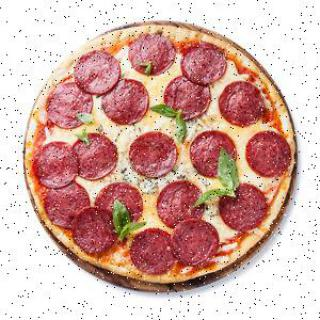
#> input picture dpu-compile/Pizza2.v3-yolov4tiny-320.coco/test/pizza_108_jpg.rf.e488ee3a4744fb24cd762136e0ef6eea.jpg, 320 x 320 px, given in place of predictions.jpg, which was not available
$ jupyter execute --allow-errors Yolov4_Xilinx.ipynb   (shell and % lines are left out)
#> lines starting #> are read from the running program, lines starting #| are printed output that depends on the picture
[cell 1]
# CUDA: Let's check that Nvidia CUDA drivers are already pre-installed and which version is it.
# We need to install the correct cuDNN according to this output

[cell 2]
#take a look at the kind of GPU we have

[cell 3]
%cd /content/

[cell 4]
#we clone the fork of darknet

[cell 5]
%cd /content/darknet/

#> (a cell that did not finish here is left out)

[cell 7]
#install environment from the Makefile
#note if you are on Colab Pro this works on a P100 GPU
#if you are on Colab free, you may need to change the Makefile for the K80 GPU
#this goes for any GPU, you need to change the Makefile to inform darknet which GPU you are running on.
#note the Makefile above should work for you, if you need to tweak, try the below

[cell 8]
#download the newly released yolov4-tiny weights
%cd /content/darknet

[cell 9]
%cd /content/darknet
#Downlod your training set here, i removed my download link for security reasons
#320x320

[cell 10]
#Set up training file directories for custom dataset
%cd /content/darknet/
#copy image and labels


with open('data/obj.data', 'w') as out:
  out.write('classes = 2\n')
  out.write('train = data/train.txt\n')
  out.write('valid = data/valid.txt\n')
  out.write('names = data/obj.names\n')
  out.write('backup = backup/')

#write train file (just the image list)
import os
with open('data/train.txt', 'w') as out:
  for img in [f for f in os.listdir('train') if f.endswith('jpg')]:
    out.write('data/obj/' + img + '\n')

#write the valid file (just the image list)
import os

with open('data/valid.txt', 'w') as out:
  for img in [f for f in os.listdir('valid') if f.endswith('jpg')]:
    out.write('data/obj/' + img + '\n')

[cell 11]
#we build config dynamically based on number of classes
#we build iteratively from base config files. This is the same file shape as cfg/yolo-obj.cfg
def file_len(fname):
  with open(fname) as f:
    for i, l in enumerate(f):
      pass
  return i + 1

#> (the rest of this cell did not finish here and is left out)

[cell 12]
#here is the file that was just written.
#you may consider adjusting certain things

#like the number of subdivisions 64 runs faster but Colab GPU may not be big enough
#if Colab GPU memory is too small, you will need to adjust subdivisions to 16

[cell 13]

#!./darknet detector train data/obj.data cfg/custom-yolov3-tiny-detector.cfg -dont_show -map
#If you get CUDA out of memory adjust subdivisions above!
#adjust max batches down for shorter training above

[cell 14]
#define utility function
def imShow(path):
#> called with path = 'predictions.jpg'
  import cv2
  import matplotlib.pyplot as plt
  %matplotlib inline

  image = cv2.imread(path)
#> image is the input picture: shape (320, 320, 3); mean B, G, R 165.5, 174.9, 213.1
  height, width = image.shape[:2]
#> height = 320; width = 320
  resized_image = cv2.resize(image,(3*width, 3*height), interpolation = cv2.INTER_CUBIC)

  fig = plt.gcf()
  fig.set_size_inches(18, 10)
  plt.axis("off")
  #plt.rcParams['figure.figsize'] = [10, 5]
  plt.imshow(cv2.cvtColor(resized_image, cv2.COLOR_BGR2RGB))
  plt.show()
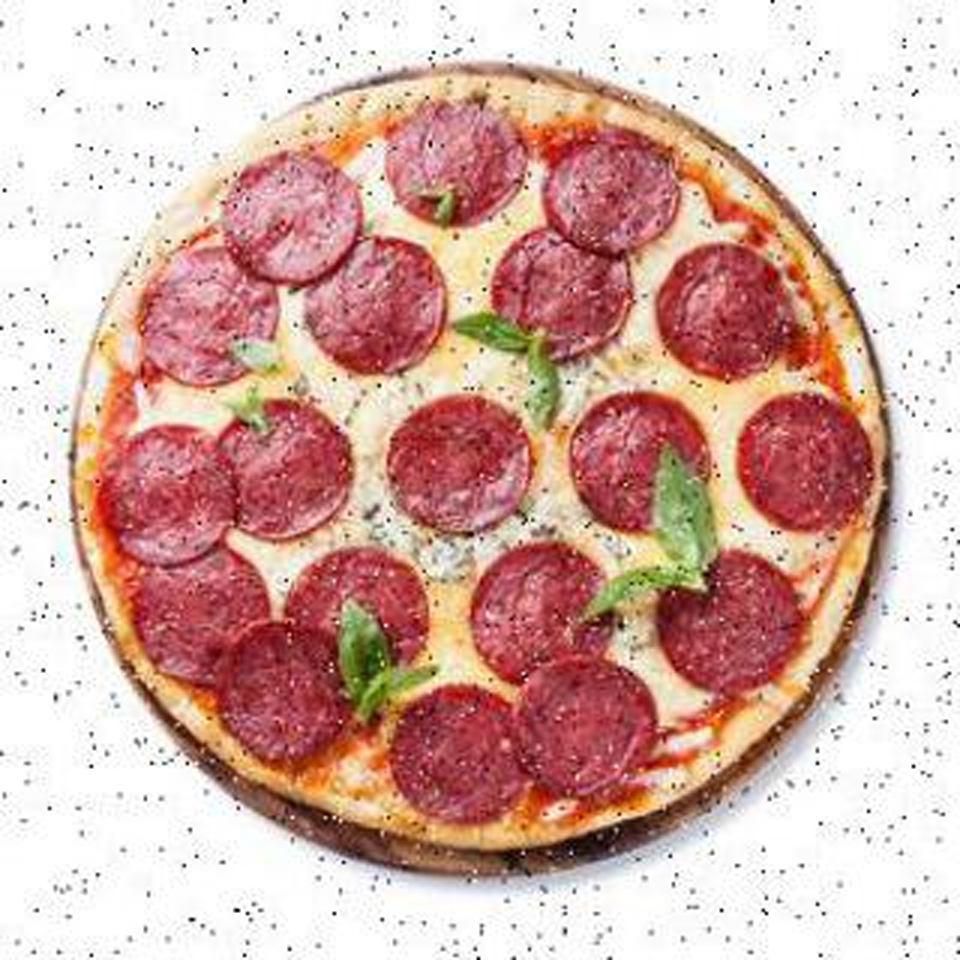
#> shown: shape (960, 960, 3); mean R, G, B 212.9, 174.8, 165.4


$ run again, on dpu-compile/Pizza2.v3-yolov4tiny-320.coco/test/pizza_133_jpg.rf.8a256420bdb201bc82bd053ec5b6e855.jpg
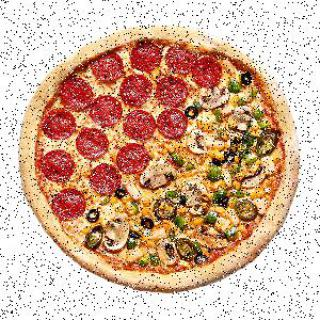
#> input picture dpu-compile/Pizza2.v3-yolov4tiny-320.coco/test/pizza_133_jpg.rf.8a256420bdb201bc82bd053ec5b6e855.jpg, 320 x 320 px, given in place of predictions.jpg, which was not available
#> in imShow, image is the input picture: shape (320, 320, 3); mean B, G, R 153.8, 176.8, 210.8
#> in imShow, `resized_image = cv2.resize(image,(3*width, 3*height), interpolation = ..`:
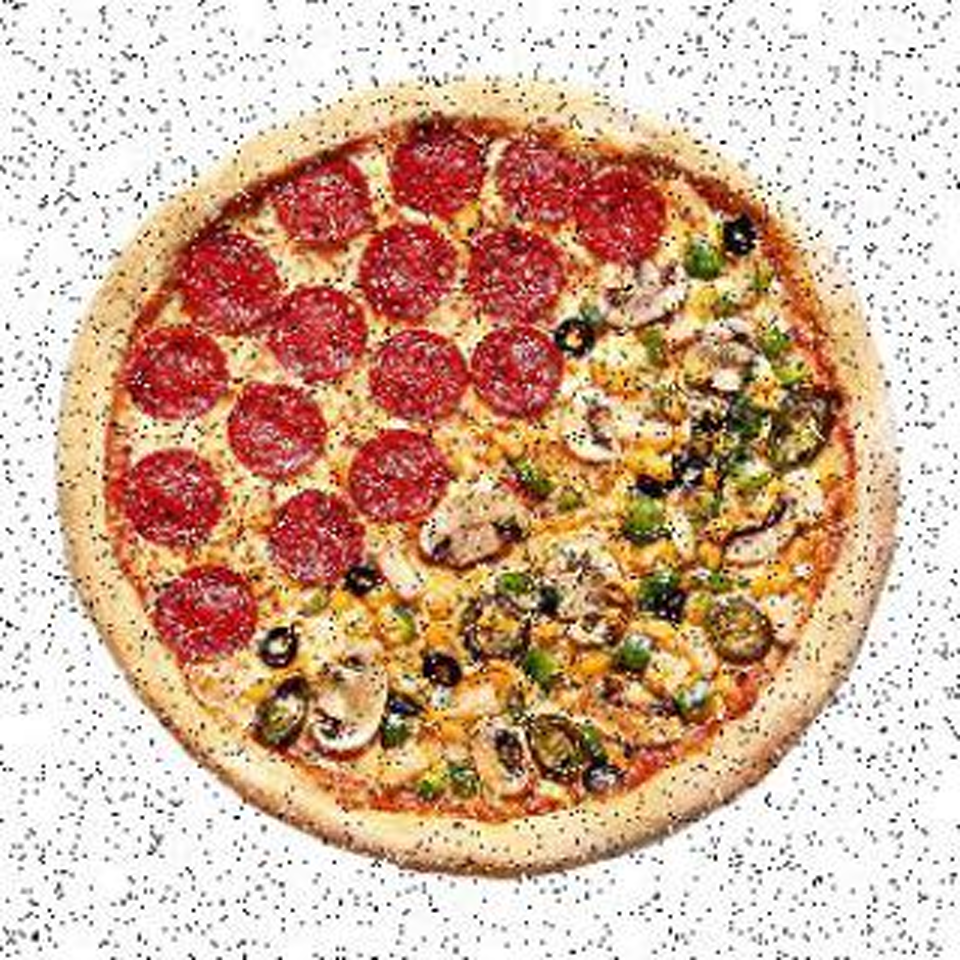
#> resized_image: shape (960, 960, 3); mean B, G, R 153.7, 176.6, 210.5

$ run again, on dpu-compile/Pizza2.v3-yolov4tiny-320.coco/test/pizza_155_jpg.rf.f912d871e87aa127d8888ea7588fc29a.jpg
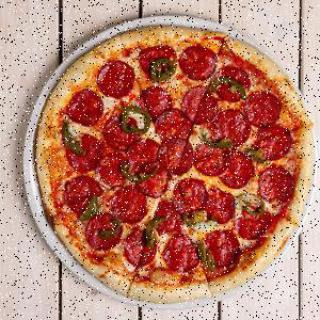
#> input picture dpu-compile/Pizza2.v3-yolov4tiny-320.coco/test/pizza_155_jpg.rf.f912d871e87aa127d8888ea7588fc29a.jpg, 320 x 320 px, given in place of predictions.jpg, which was not available
#> in imShow, image is the input picture: shape (320, 320, 3); mean B, G, R 108.9, 126.2, 185.9
#> in imShow, `resized_image = cv2.resize(image,(3*width, 3*height), interpolation = ..`:
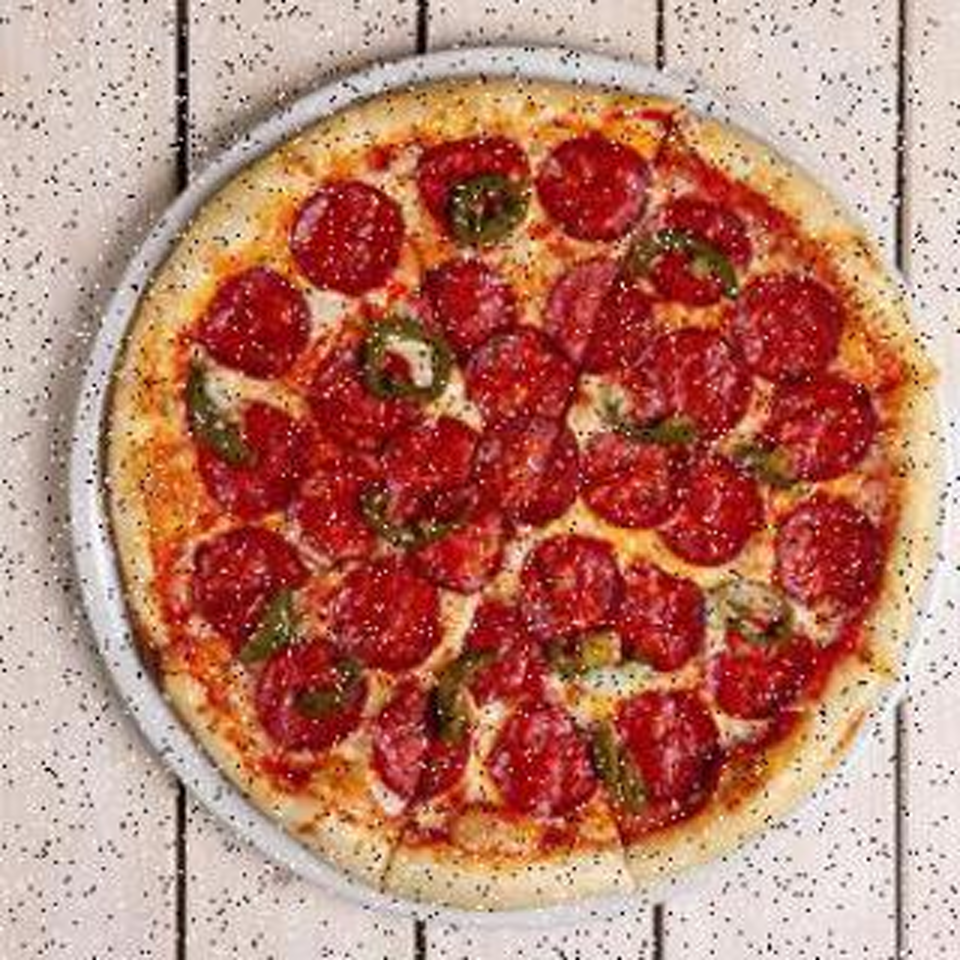
#> resized_image: shape (960, 960, 3); mean B, G, R 108.9, 126.2, 185.9

$ run again, on dpu-compile/Pizza2.v3-yolov4tiny-320.coco/test/pizza_162_jpg.rf.f44ac72e807698ea28cfa04b9ca4259a.jpg
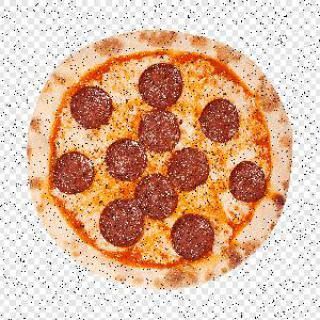
#> input picture dpu-compile/Pizza2.v3-yolov4tiny-320.coco/test/pizza_162_jpg.rf.f44ac72e807698ea28cfa04b9ca4259a.jpg, 320 x 320 px, given in place of predictions.jpg, which was not available
#> in imShow, image is the input picture: shape (320, 320, 3); mean B, G, R 156.9, 181.7, 219.2
#> in imShow, `resized_image = cv2.resize(image,(3*width, 3*height), interpolation = ..`:
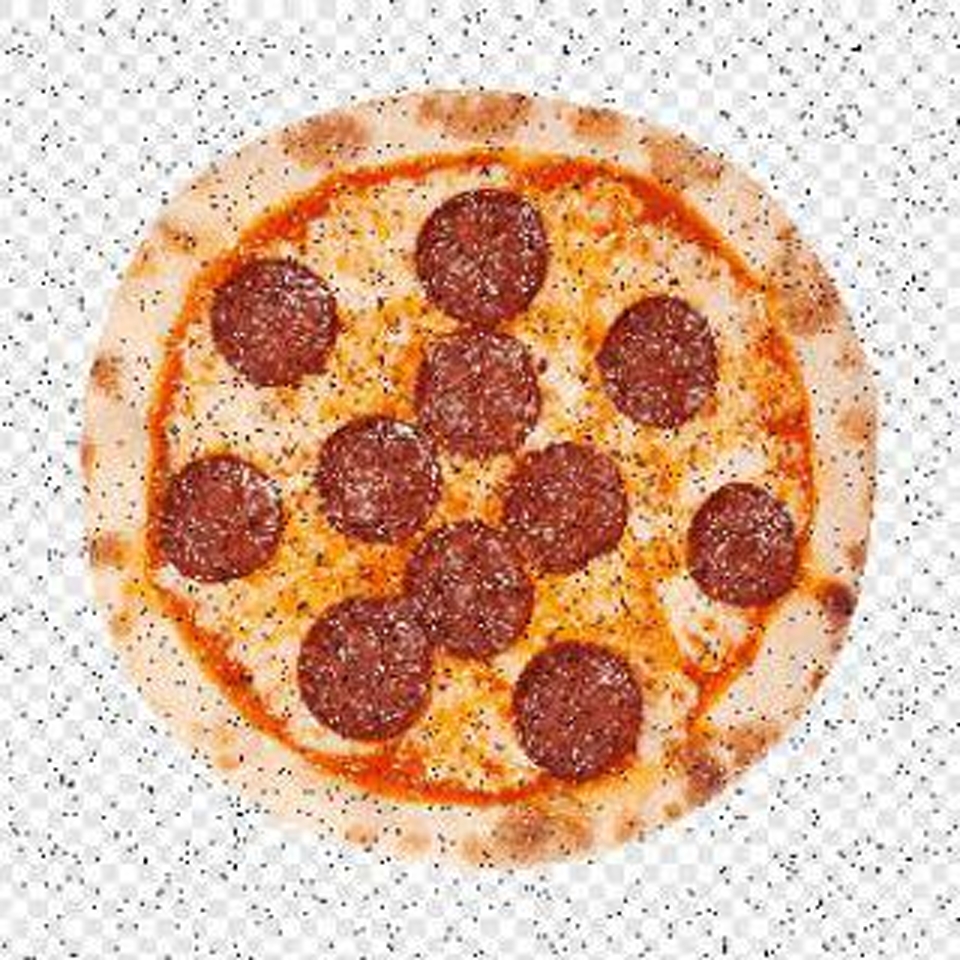
#> resized_image: shape (960, 960, 3); mean B, G, R 156.8, 181.6, 219
